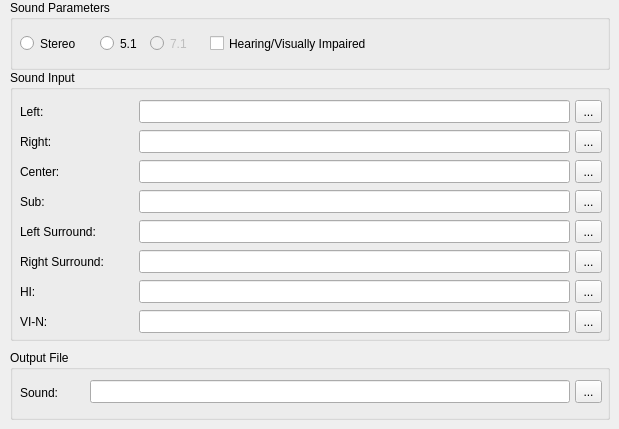
          <widget class="QWidget" name="page_2">
           <widget class="QGroupBox" name="inputSGroupBox">
            <property name="geometry">
             <rect>
              <x>10</x>
              <y>70</y>
              <width>600</width>
              <height>271</height>
             </rect>
            </property>
            <property name="title">
             <string>Sound Input</string>
            </property>
            <widget class="QLabel" name="aLeftLabel">
             <property name="geometry">
              <rect>
               <x>10</x>
               <y>30</y>
               <width>115</width>
               <height>23</height>
              </rect>
             </property>
             <property name="text">
              <string>Left:</string>
             </property>
            </widget>
            <widget class="QLineEdit" name="aLeftEdit">
             <property name="geometry">
              <rect>
               <x>129</x>
               <y>30</y>
               <width>431</width>
               <height>23</height>
              </rect>
             </property>
             <property name="text">
              <string notr="true"/>
             </property>
             <property name="readOnly">
              <bool>true</bool>
             </property>
            </widget>
            <widget class="QLabel" name="aCenterLabel">
             <property name="geometry">
              <rect>
               <x>10</x>
               <y>90</y>
               <width>115</width>
               <height>23</height>
              </rect>
             </property>
             <property name="text">
              <string>Center:</string>
             </property>
            </widget>
            <widget class="QLabel" name="aRightLabel">
             <property name="geometry">
              <rect>
               <x>10</x>
               <y>60</y>
               <width>115</width>
               <height>23</height>
              </rect>
             </property>
             <property name="text">
              <string>Right:</string>
             </property>
            </widget>
            <widget class="QLineEdit" name="aSubEdit">
             <property name="geometry">
              <rect>
               <x>129</x>
               <y>120</y>
               <width>431</width>
               <height>23</height>
              </rect>
             </property>
             <property name="text">
              <string notr="true"/>
             </property>
             <property name="readOnly">
              <bool>true</bool>
             </property>
            </widget>
            <widget class="QToolButton" name="aLeftButton">
             <property name="geometry">
              <rect>
               <x>565</x>
               <y>30</y>
               <width>27</width>
               <height>23</height>
              </rect>
             </property>
             <property name="sizePolicy">
              <sizepolicy hsizetype="Fixed" vsizetype="Fixed">
               <horstretch>27</horstretch>
               <verstretch>25</verstretch>
              </sizepolicy>
             </property>
             <property name="text">
              <string notr="true">...</string>
             </property>
            </widget>
            <widget class="QLineEdit" name="aRightEdit">
             <property name="geometry">
              <rect>
               <x>129</x>
               <y>60</y>
               <width>431</width>
               <height>23</height>
              </rect>
             </property>
             <property name="text">
              <string notr="true"/>
             </property>
             <property name="readOnly">
              <bool>true</bool>
             </property>
            </widget>
            <widget class="QLabel" name="aSubLabel">
             <property name="geometry">
              <rect>
               <x>10</x>
               <y>120</y>
               <width>115</width>
               <height>23</height>
              </rect>
             </property>
             <property name="text">
              <string>Sub:</string>
             </property>
            </widget>
            <widget class="QLineEdit" name="aCenterEdit">
             <property name="geometry">
              <rect>
               <x>129</x>
               <y>90</y>
               <width>431</width>
               <height>23</height>
              </rect>
             </property>
             <property name="text">
              <string notr="true"/>
             </property>
             <property name="readOnly">
              <bool>true</bool>
             </property>
            </widget>
            <widget class="QLineEdit" name="aLeftSEdit">
             <property name="geometry">
              <rect>
               <x>129</x>
               <y>150</y>
               <width>431</width>
               <height>23</height>
              </rect>
             </property>
             <property name="text">
              <string notr="true"/>
             </property>
             <property name="readOnly">
              <bool>true</bool>
             </property>
            </widget>
            <widget class="QLineEdit" name="aRightSEdit">
             <property name="geometry">
              <rect>
               <x>129</x>
               <y>180</y>
               <width>431</width>
               <height>23</height>
              </rect>
             </property>
             <property name="text">
              <string notr="true"/>
             </property>
             <property name="readOnly">
              <bool>true</bool>
             </property>
            </widget>
            <widget class="QToolButton" name="aRightButton">
             <property name="geometry">
              <rect>
               <x>565</x>
               <y>60</y>
               <width>27</width>
               <height>23</height>
              </rect>
             </property>
             <property name="sizePolicy">
              <sizepolicy hsizetype="Fixed" vsizetype="Fixed">
               <horstretch>27</horstretch>
               <verstretch>25</verstretch>
              </sizepolicy>
             </property>
             <property name="text">
              <string notr="true">...</string>
             </property>
            </widget>
            <widget class="QToolButton" name="aCenterButton">
             <property name="geometry">
              <rect>
               <x>565</x>
               <y>90</y>
               <width>27</width>
               <height>23</height>
              </rect>
             </property>
             <property name="sizePolicy">
              <sizepolicy hsizetype="Fixed" vsizetype="Fixed">
               <horstretch>27</horstretch>
               <verstretch>25</verstretch>
              </sizepolicy>
             </property>
             <property name="text">
              <string notr="true">...</string>
             </property>
            </widget>
            <widget class="QToolButton" name="aSubButton">
             <property name="geometry">
              <rect>
               <x>565</x>
               <y>120</y>
               <width>27</width>
               <height>23</height>
              </rect>
             </property>
             <property name="sizePolicy">
              <sizepolicy hsizetype="Fixed" vsizetype="Fixed">
               <horstretch>27</horstretch>
               <verstretch>25</verstretch>
              </sizepolicy>
             </property>
             <property name="text">
              <string notr="true">...</string>
             </property>
            </widget>
            <widget class="QToolButton" name="aLeftSButton">
             <property name="geometry">
              <rect>
               <x>565</x>
               <y>150</y>
               <width>27</width>
               <height>23</height>
              </rect>
             </property>
             <property name="sizePolicy">
              <sizepolicy hsizetype="Fixed" vsizetype="Fixed">
               <horstretch>27</horstretch>
               <verstretch>25</verstretch>
              </sizepolicy>
             </property>
             <property name="text">
              <string notr="true">...</string>
             </property>
            </widget>
            <widget class="QToolButton" name="aRightSButton">
             <property name="geometry">
              <rect>
               <x>565</x>
               <y>180</y>
               <width>27</width>
               <height>23</height>
              </rect>
             </property>
             <property name="sizePolicy">
              <sizepolicy hsizetype="Fixed" vsizetype="Fixed">
               <horstretch>27</horstretch>
               <verstretch>25</verstretch>
              </sizepolicy>
             </property>
             <property name="text">
              <string notr="true">...</string>
             </property>
            </widget>
            <widget class="QLabel" name="aLeftSLabel">
             <property name="geometry">
              <rect>
               <x>10</x>
               <y>150</y>
               <width>115</width>
               <height>23</height>
              </rect>
             </property>
             <property name="text">
              <string>Left Surround:</string>
             </property>
             <property name="alignment">
              <set>Qt::AlignLeading|Qt::AlignLeft|Qt::AlignVCenter</set>
             </property>
            </widget>
            <widget class="QLabel" name="aRightSLabel">
             <property name="geometry">
              <rect>
               <x>10</x>
               <y>180</y>
               <width>115</width>
               <height>23</height>
              </rect>
             </property>
             <property name="text">
              <string>Right Surround:</string>
             </property>
             <property name="alignment">
              <set>Qt::AlignLeading|Qt::AlignLeft|Qt::AlignVCenter</set>
             </property>
            </widget>
            <widget class="QLineEdit" name="aVIEdit">
             <property name="geometry">
              <rect>
               <x>129</x>
               <y>240</y>
               <width>431</width>
               <height>23</height>
              </rect>
             </property>
             <property name="text">
              <string notr="true"/>
             </property>
             <property name="readOnly">
              <bool>true</bool>
             </property>
            </widget>
            <widget class="QToolButton" name="aVIButton">
             <property name="geometry">
              <rect>
               <x>565</x>
               <y>240</y>
               <width>27</width>
               <height>23</height>
              </rect>
             </property>
             <property name="sizePolicy">
              <sizepolicy hsizetype="Fixed" vsizetype="Fixed">
               <horstretch>27</horstretch>
               <verstretch>25</verstretch>
              </sizepolicy>
             </property>
             <property name="text">
              <string notr="true">...</string>
             </property>
            </widget>
            <widget class="QLabel" name="aVILabel">
             <property name="geometry">
              <rect>
               <x>10</x>
               <y>240</y>
               <width>115</width>
               <height>23</height>
              </rect>
             </property>
             <property name="text">
              <string notr="true">VI-N:</string>
             </property>
             <property name="alignment">
              <set>Qt::AlignLeading|Qt::AlignLeft|Qt::AlignVCenter</set>
             </property>
            </widget>
            <widget class="QLabel" name="aHILabel">
             <property name="geometry">
              <rect>
               <x>10</x>
               <y>210</y>
               <width>115</width>
               <height>23</height>
              </rect>
             </property>
             <property name="text">
              <string notr="true">HI:</string>
             </property>
             <property name="alignment">
              <set>Qt::AlignLeading|Qt::AlignLeft|Qt::AlignVCenter</set>
             </property>
            </widget>
            <widget class="QLineEdit" name="aHIEdit">
             <property name="geometry">
              <rect>
               <x>129</x>
               <y>210</y>
               <width>431</width>
               <height>23</height>
              </rect>
             </property>
             <property name="text">
              <string notr="true"/>
             </property>
             <property name="readOnly">
              <bool>true</bool>
             </property>
            </widget>
            <widget class="QToolButton" name="aHIButton">
             <property name="geometry">
              <rect>
               <x>565</x>
               <y>210</y>
               <width>27</width>
               <height>23</height>
              </rect>
             </property>
             <property name="sizePolicy">
              <sizepolicy hsizetype="Fixed" vsizetype="Fixed">
               <horstretch>27</horstretch>
               <verstretch>25</verstretch>
              </sizepolicy>
             </property>
             <property name="text">
              <string notr="true">...</string>
             </property>
            </widget>
           </widget>
           <widget class="QGroupBox" name="amxfOutGroupBox">
            <property name="geometry">
             <rect>
              <x>10</x>
              <y>350</y>
              <width>600</width>
              <height>70</height>
             </rect>
            </property>
            <property name="title">
             <string>Output File</string>
            </property>
            <widget class="QLabel" name="aMxfOutLabel">
             <property name="geometry">
              <rect>
               <x>10</x>
               <y>30</y>
               <width>70</width>
               <height>25</height>
              </rect>
             </property>
             <property name="sizePolicy">
              <sizepolicy hsizetype="Preferred" vsizetype="Fixed">
               <horstretch>0</horstretch>
               <verstretch>25</verstretch>
              </sizepolicy>
             </property>
             <property name="minimumSize">
              <size>
               <width>0</width>
               <height>25</height>
              </size>
             </property>
             <property name="text">
              <string>Sound:</string>
             </property>
            </widget>
            <widget class="QToolButton" name="aMxfOutButton">
             <property name="geometry">
              <rect>
               <x>565</x>
               <y>30</y>
               <width>27</width>
               <height>23</height>
              </rect>
             </property>
             <property name="sizePolicy">
              <sizepolicy hsizetype="Fixed" vsizetype="Fixed">
               <horstretch>27</horstretch>
               <verstretch>25</verstretch>
              </sizepolicy>
             </property>
             <property name="text">
              <string notr="true">...</string>
             </property>
            </widget>
            <widget class="QLineEdit" name="aMxfOutEdit">
             <property name="geometry">
              <rect>
               <x>80</x>
               <y>30</y>
               <width>480</width>
               <height>23</height>
              </rect>
             </property>
             <property name="sizePolicy">
              <sizepolicy hsizetype="Expanding" vsizetype="Fixed">
               <horstretch>0</horstretch>
               <verstretch>25</verstretch>
              </sizepolicy>
             </property>
             <property name="text">
              <string notr="true"/>
             </property>
             <property name="readOnly">
              <bool>true</bool>
             </property>
            </widget>
           </widget>
           <widget class="QGroupBox" name="soundParametersGroupBox">
            <property name="geometry">
             <rect>
              <x>10</x>
              <y>0</y>
              <width>600</width>
              <height>70</height>
             </rect>
            </property>
            <property name="title">
             <string>Sound Parameters</string>
            </property>
            <widget class="QRadioButton" name="mxfSoundRadio2">
             <property name="geometry">
              <rect>
               <x>10</x>
               <y>30</y>
               <width>71</width>
               <height>27</height>
              </rect>
             </property>
             <property name="text">
              <string>Stereo</string>
             </property>
            </widget>
            <widget class="QRadioButton" name="mxfSoundRadio7">
             <property name="enabled">
              <bool>false</bool>
             </property>
             <property name="geometry">
              <rect>
               <x>140</x>
               <y>30</y>
               <width>51</width>
               <height>27</height>
              </rect>
             </property>
             <property name="text">
              <string notr="true">7.1</string>
             </property>
            </widget>
            <widget class="QRadioButton" name="mxfSoundRadio5">
             <property name="geometry">
              <rect>
               <x>90</x>
               <y>30</y>
               <width>51</width>
               <height>27</height>
              </rect>
             </property>
             <property name="text">
              <string notr="true">5.1</string>
             </property>
            </widget>
            <widget class="QCheckBox" name="mxfHVCheckBox">
             <property name="geometry">
              <rect>
               <x>200</x>
               <y>30</y>
               <width>201</width>
               <height>27</height>
              </rect>
             </property>
             <property name="text">
              <string>Hearing/Visually Impaired</string>
             </property>
            </widget>
           </widget>
          </widget>
